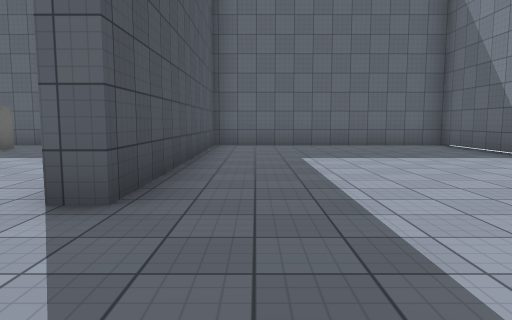
[1] (above)

19 first-person views from a walk through a 3-D level made in the Unity game engine. The camera is 1.3 m above the floor, tilts 6° down and sees 70° across. The floor is counted in squares, 2 m on a side. Each view is taken from the middle of a square. On the plan, view 1 faces up. The plan holds only what a view shows up to about 11 squares ahead; the rest is blank. The place goes on beyond the plan. The player is left out. Surface patterns are stand-ins for the level's own textures.

[2]
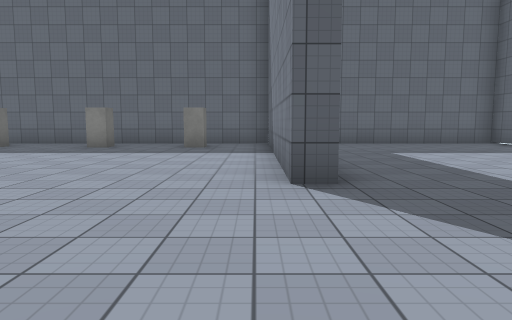

[3]
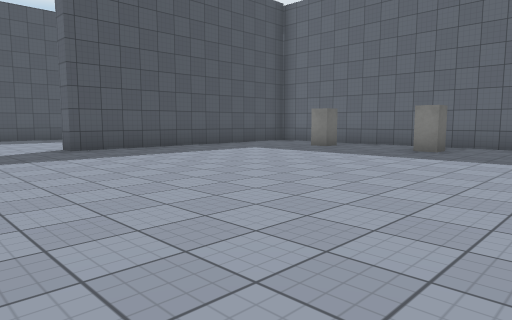

[4]
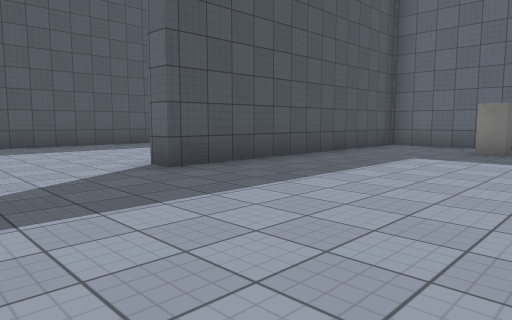

[5]
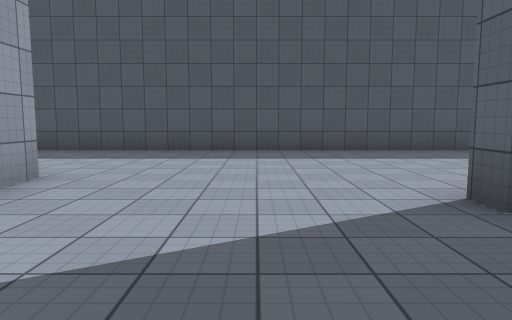

[6]
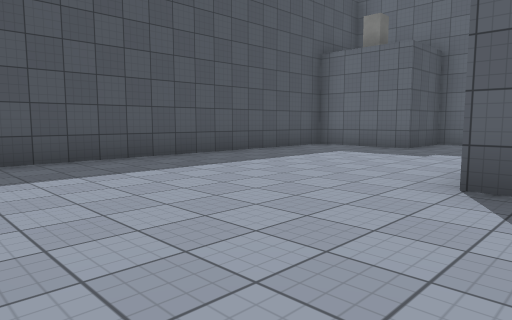

[7]
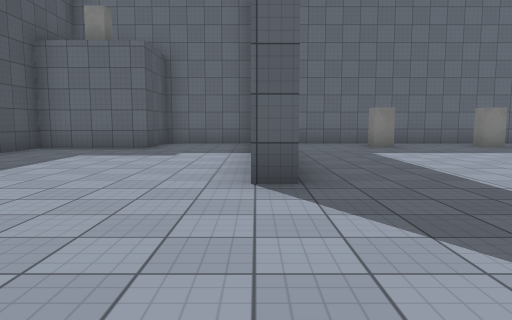

[8]
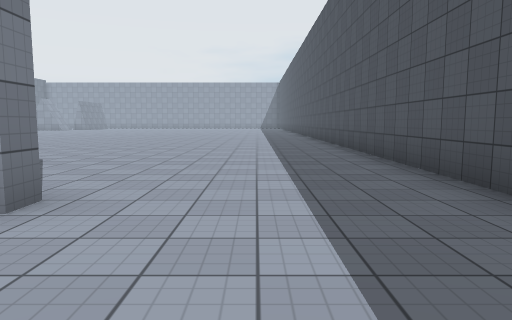

[9]
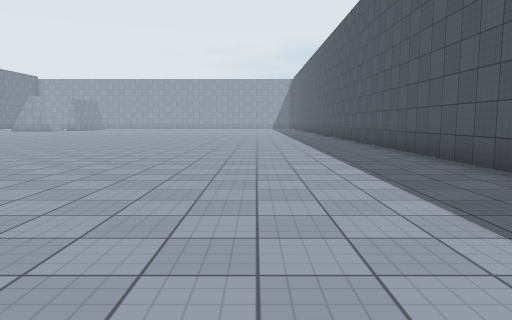

[10]
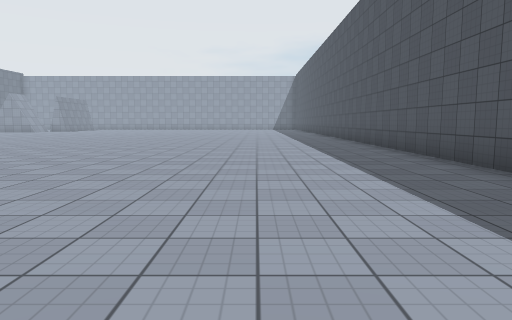

[11]
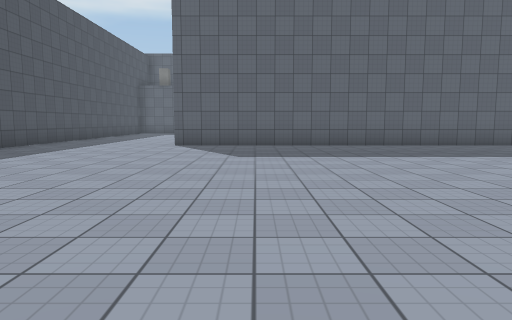

[12]
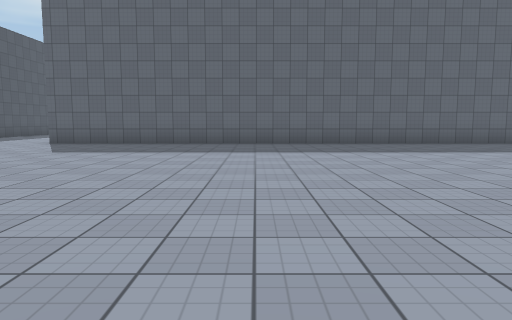

[13]
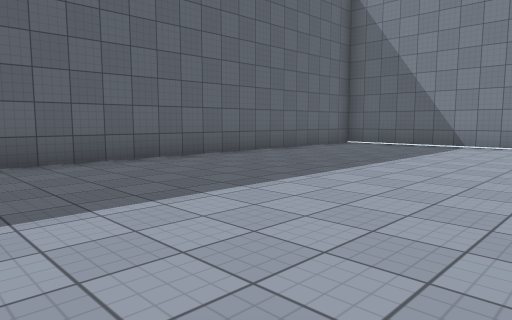

[14]
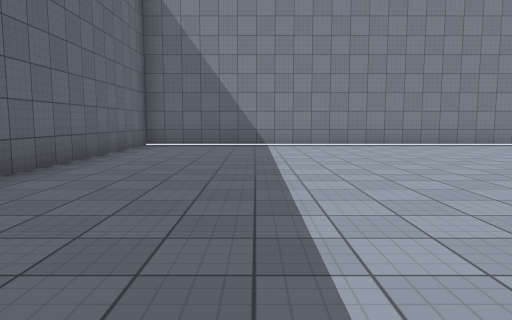

[15]
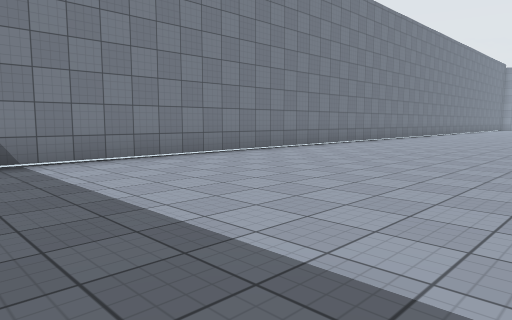

[16]
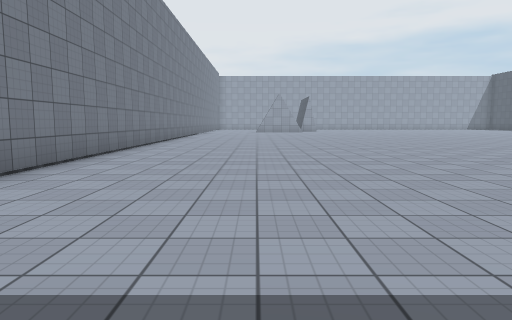

[17]
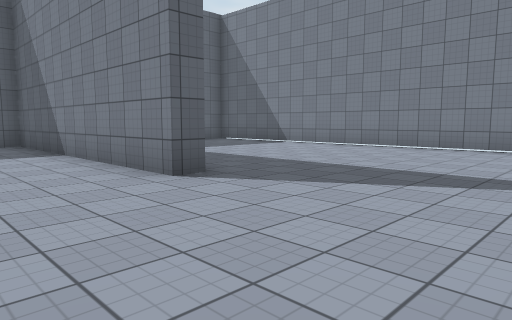

[18]
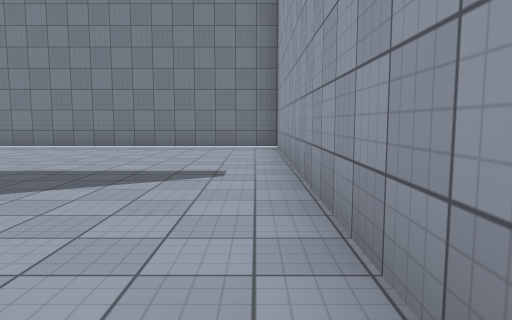

[19]
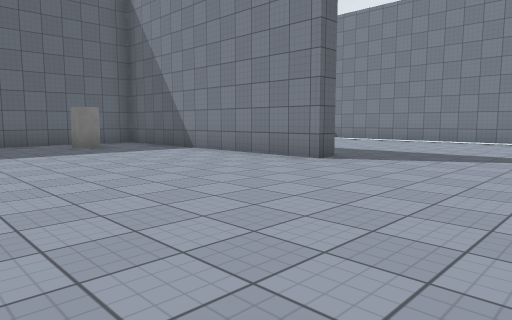

### Floor plan
Points are (right, up) in squares from view 1. A wall is a line through its corners. A room is listed if a view was taken in it or the views show most of it. See-through windows are left out.
Room 1 (views 1, 2, 3, 4, 5, 6, 7, 8, 9, 10, 11, 12, 13, 14, 15, 16, 17, 18, 19)
walls: (-3.4, -1.5) (5, -1.5) (5, 9.9) (-1.1, 9.9) (-1.1, 2.8) (-1.6, 2.8) (-1.6, 9.9) (-11.6, 9.9) (-11.6, 2.8) (-12.1, 2.8); (-12.1, 9.9) (-14.7, 9.9) (-14.7, 7.9) (-17.3, 7.9) (-17.3, -15.1); (5, -15.1) (5, -2) (-13.2, -2) (-13.2, -1.5) (-12.5, -1.5)
objects: other object (-9, 8); other object (-6, 8); other object (-4, 8)

Positions as (right, up) in squares from view 1, and headings:
1: (0, 0), facing up
2: (-2, -1), facing up
3: (-3, 0), facing up-left
4: (-7, 0), facing up-left
5: (-9, 1), facing left
6: (-11, -1), facing up-left
7: (-12, -1), facing up
8: (-15, 1), facing down
9: (-14, -2), facing down
10: (-14, -4), facing down
11: (-11, -12), facing up
12: (-7, -13), facing up
13: (-5, -8), facing up-right
14: (-5, -5), facing right
15: (-1, -4), facing down-right
16: (2, -4), facing down
17: (-4, -1), facing up-right
18: (-4, -1), facing right
19: (-7, -1), facing up-right
